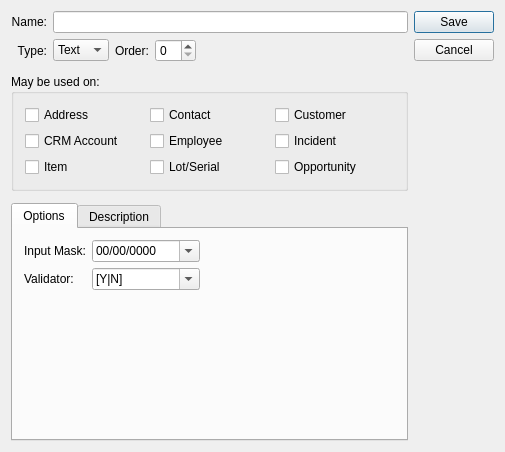
<?xml version="1.0" encoding="UTF-8"?>
<ui version="4.0">
 <comment>This file is part of the xTuple ERP: PostBooks Edition, a free and
open source Enterprise Resource Planning software suite,
Copyright (c) 1999-2011 by OpenMFG LLC, d/b/a xTuple.
It is licensed to you under the Common Public Attribution License
version 1.0, the full text of which (including xTuple-specific Exhibits)
is available at www.xtuple.com/CPAL.  By using this software, you agree
to be bound by its terms.</comment>
 <class>characteristic</class>
 <widget class="QDialog" name="characteristic">
  <property name="geometry">
   <rect>
    <x>0</x>
    <y>0</y>
    <width>505</width>
    <height>452</height>
   </rect>
  </property>
  <property name="windowTitle">
   <string>Characteristic</string>
  </property>
  <layout class="QGridLayout" name="gridLayout_9">
   <property name="verticalSpacing">
    <number>12</number>
   </property>
   <item row="0" column="0">
    <layout class="QGridLayout" name="gridLayout_7">
     <item row="0" column="0">
      <widget class="QLabel" name="_nameLit">
       <property name="text">
        <string>Name:</string>
       </property>
       <property name="alignment">
        <set>Qt::AlignRight|Qt::AlignTrailing|Qt::AlignVCenter</set>
       </property>
       <property name="buddy">
        <cstring>_name</cstring>
       </property>
      </widget>
     </item>
     <item row="0" column="1">
      <widget class="XLineEdit" name="_name"/>
     </item>
     <item row="1" column="0">
      <widget class="QLabel" name="_typeLit">
       <property name="text">
        <string>Type:</string>
       </property>
       <property name="alignment">
        <set>Qt::AlignRight|Qt::AlignTrailing|Qt::AlignVCenter</set>
       </property>
      </widget>
     </item>
     <item row="1" column="1">
      <layout class="QHBoxLayout" name="horizontalLayout_2">
       <item>
        <widget class="XComboBox" name="_type">
         <item>
          <property name="text">
           <string>Text</string>
          </property>
         </item>
         <item>
          <property name="text">
           <string>List</string>
          </property>
         </item>
         <item>
          <property name="text">
           <string>Date</string>
          </property>
         </item>
        </widget>
       </item>
       <item>
        <widget class="QLabel" name="_orderLit">
         <property name="text">
          <string>Order:</string>
         </property>
        </widget>
       </item>
       <item>
        <widget class="QSpinBox" name="_order"/>
       </item>
       <item>
        <spacer name="horizontalSpacer_2">
         <property name="orientation">
          <enum>Qt::Horizontal</enum>
         </property>
         <property name="sizeHint" stdset="0">
          <size>
           <width>40</width>
           <height>20</height>
          </size>
         </property>
        </spacer>
       </item>
      </layout>
     </item>
    </layout>
   </item>
   <item row="0" column="1">
    <widget class="QDialogButtonBox" name="_buttonBox">
     <property name="orientation">
      <enum>Qt::Vertical</enum>
     </property>
     <property name="standardButtons">
      <set>QDialogButtonBox::Cancel|QDialogButtonBox::Save</set>
     </property>
    </widget>
   </item>
   <item row="1" column="0">
    <widget class="QGroupBox" name="_useGroup">
     <property name="title">
      <string>May be used on:</string>
     </property>
     <layout class="QGridLayout" name="gridLayout_2">
      <item row="0" column="0">
       <widget class="QCheckBox" name="_addresses">
        <property name="text">
         <string>Address</string>
        </property>
       </widget>
      </item>
      <item row="0" column="1">
       <widget class="QCheckBox" name="_contacts">
        <property name="text">
         <string>Contact</string>
        </property>
       </widget>
      </item>
      <item row="0" column="2">
       <widget class="QCheckBox" name="_customers">
        <property name="text">
         <string>Customer</string>
        </property>
       </widget>
      </item>
      <item row="3" column="2">
       <widget class="QCheckBox" name="_opportunity">
        <property name="text">
         <string>Opportunity</string>
        </property>
       </widget>
      </item>
      <item row="3" column="1">
       <widget class="QCheckBox" name="_lotSerial">
        <property name="text">
         <string>Lot/Serial</string>
        </property>
       </widget>
      </item>
      <item row="3" column="0">
       <widget class="QCheckBox" name="_items">
        <property name="text">
         <string>Item</string>
        </property>
       </widget>
      </item>
      <item row="2" column="2">
       <widget class="QCheckBox" name="_incidents">
        <property name="text">
         <string>Incident</string>
        </property>
       </widget>
      </item>
      <item row="2" column="1">
       <widget class="QCheckBox" name="_employees">
        <property name="text">
         <string>Employee</string>
        </property>
       </widget>
      </item>
      <item row="2" column="0">
       <widget class="QCheckBox" name="_crmaccounts">
        <property name="text">
         <string>CRM Account</string>
        </property>
       </widget>
      </item>
     </layout>
    </widget>
   </item>
   <item row="2" column="0">
    <widget class="QTabWidget" name="_tab">
     <property name="currentIndex">
      <number>0</number>
     </property>
     <widget class="QWidget" name="_optionsPage">
      <attribute name="title">
       <string>Options</string>
      </attribute>
      <layout class="QGridLayout" name="gridLayout_8">
       <item row="0" column="0">
        <widget class="QStackedWidget" name="_stackedWidget">
         <property name="currentIndex">
          <number>0</number>
         </property>
         <widget class="QWidget" name="_textPage">
          <layout class="QGridLayout" name="gridLayout_3">
           <property name="margin">
            <number>0</number>
           </property>
           <item row="0" column="0">
            <layout class="QVBoxLayout" name="verticalLayout">
             <item>
              <layout class="QHBoxLayout" name="horizontalLayout">
               <item>
                <layout class="QGridLayout" name="gridLayout">
                 <item row="0" column="0">
                  <widget class="QLabel" name="_maskLit">
                   <property name="text">
                    <string>Input Mask:</string>
                   </property>
                  </widget>
                 </item>
                 <item row="0" column="1">
                  <widget class="XComboBox" name="_mask">
                   <property name="editable">
                    <bool>true</bool>
                   </property>
                   <property name="allowNull">
                    <bool>true</bool>
                   </property>
                   <item>
                    <property name="text">
                     <string>00/00/0000</string>
                    </property>
                   </item>
                   <item>
                    <property name="text">
                     <string>###-###-####</string>
                    </property>
                   </item>
                   <item>
                    <property name="text">
                     <string>###-##-####</string>
                    </property>
                   </item>
                   <item>
                    <property name="text">
                     <string>00,000.00</string>
                    </property>
                   </item>
                  </widget>
                 </item>
                 <item row="1" column="0">
                  <widget class="QLabel" name="_validatorLit">
                   <property name="text">
                    <string>Validator:</string>
                   </property>
                  </widget>
                 </item>
                 <item row="1" column="1">
                  <widget class="XComboBox" name="_validator">
                   <property name="editable">
                    <bool>true</bool>
                   </property>
                   <property name="allowNull">
                    <bool>true</bool>
                   </property>
                   <property name="nullStr">
                    <string/>
                   </property>
                   <item>
                    <property name="text">
                     <string notr="true">[Y|N]</string>
                    </property>
                   </item>
                   <item>
                    <property name="text">
                     <string notr="true">\S+</string>
                    </property>
                   </item>
                   <item>
                    <property name="text">
                     <string notr="true">[1-9]\d{0,3}</string>
                    </property>
                   </item>
                   <item>
                    <property name="text">
                     <string notr="true">[A-Z]\d{5}[1-9]</string>
                    </property>
                   </item>
                  </widget>
                 </item>
                </layout>
               </item>
               <item>
                <spacer name="horizontalSpacer">
                 <property name="orientation">
                  <enum>Qt::Horizontal</enum>
                 </property>
                 <property name="sizeHint" stdset="0">
                  <size>
                   <width>0</width>
                   <height>20</height>
                  </size>
                 </property>
                </spacer>
               </item>
              </layout>
             </item>
             <item>
              <spacer name="verticalSpacer">
               <property name="orientation">
                <enum>Qt::Vertical</enum>
               </property>
               <property name="sizeHint" stdset="0">
                <size>
                 <width>20</width>
                 <height>40</height>
                </size>
               </property>
              </spacer>
             </item>
            </layout>
           </item>
          </layout>
         </widget>
         <widget class="QWidget" name="_listPage">
          <layout class="QGridLayout" name="gridLayout_4">
           <property name="margin">
            <number>0</number>
           </property>
           <item row="0" column="1">
            <layout class="QVBoxLayout" name="verticalLayout_2">
             <item>
              <widget class="QPushButton" name="_new">
               <property name="text">
                <string>New</string>
               </property>
              </widget>
             </item>
             <item>
              <widget class="QPushButton" name="_delete">
               <property name="enabled">
                <bool>false</bool>
               </property>
               <property name="text">
                <string>Delete</string>
               </property>
              </widget>
             </item>
             <item>
              <spacer name="verticalSpacer_2">
               <property name="orientation">
                <enum>Qt::Vertical</enum>
               </property>
               <property name="sizeHint" stdset="0">
                <size>
                 <width>20</width>
                 <height>40</height>
                </size>
               </property>
              </spacer>
             </item>
            </layout>
           </item>
           <item row="0" column="0">
            <widget class="QTreeView" name="_charoptView"/>
           </item>
          </layout>
         </widget>
         <widget class="QWidget" name="_datePage">
          <layout class="QGridLayout" name="gridLayout_5">
           <item row="0" column="0">
            <widget class="QLabel" name="label">
             <property name="text">
              <string>No Options</string>
             </property>
             <property name="alignment">
              <set>Qt::AlignCenter</set>
             </property>
            </widget>
           </item>
          </layout>
         </widget>
        </widget>
       </item>
      </layout>
     </widget>
     <widget class="QWidget" name="_descripPage">
      <attribute name="title">
       <string>Description</string>
      </attribute>
      <layout class="QGridLayout" name="gridLayout_6">
       <item row="0" column="0">
        <widget class="QTextEdit" name="_description"/>
       </item>
      </layout>
     </widget>
    </widget>
   </item>
  </layout>
 </widget>
 <layoutdefault spacing="6" margin="11"/>
 <pixmapfunction>qPixmapFromMimeSource</pixmapfunction>
 <customwidgets>
  <customwidget>
   <class>XComboBox</class>
   <extends>QComboBox</extends>
   <header>xcombobox.h</header>
  </customwidget>
  <customwidget>
   <class>XLineEdit</class>
   <extends>QLineEdit</extends>
   <header>xlineedit.h</header>
   <container>1</container>
  </customwidget>
 </customwidgets>
 <tabstops>
  <tabstop>_name</tabstop>
  <tabstop>_type</tabstop>
  <tabstop>_order</tabstop>
  <tabstop>_addresses</tabstop>
  <tabstop>_contacts</tabstop>
  <tabstop>_customers</tabstop>
  <tabstop>_crmaccounts</tabstop>
  <tabstop>_employees</tabstop>
  <tabstop>_incidents</tabstop>
  <tabstop>_items</tabstop>
  <tabstop>_lotSerial</tabstop>
  <tabstop>_opportunity</tabstop>
  <tabstop>_tab</tabstop>
  <tabstop>_mask</tabstop>
  <tabstop>_validator</tabstop>
  <tabstop>_charoptView</tabstop>
  <tabstop>_new</tabstop>
  <tabstop>_delete</tabstop>
  <tabstop>_description</tabstop>
  <tabstop>_buttonBox</tabstop>
 </tabstops>
 <resources/>
 <connections>
  <connection>
   <sender>_buttonBox</sender>
   <signal>rejected()</signal>
   <receiver>characteristic</receiver>
   <slot>close()</slot>
   <hints>
    <hint type="sourcelabel">
     <x>420</x>
     <y>99</y>
    </hint>
    <hint type="destinationlabel">
     <x>233</x>
     <y>223</y>
    </hint>
   </hints>
  </connection>
  <connection>
   <sender>_type</sender>
   <signal>currentIndexChanged(int)</signal>
   <receiver>_stackedWidget</receiver>
   <slot>setCurrentIndex(int)</slot>
   <hints>
    <hint type="sourcelabel">
     <x>549</x>
     <y>25</y>
    </hint>
    <hint type="destinationlabel">
     <x>309</x>
     <y>287</y>
    </hint>
   </hints>
  </connection>
 </connections>
</ui>
